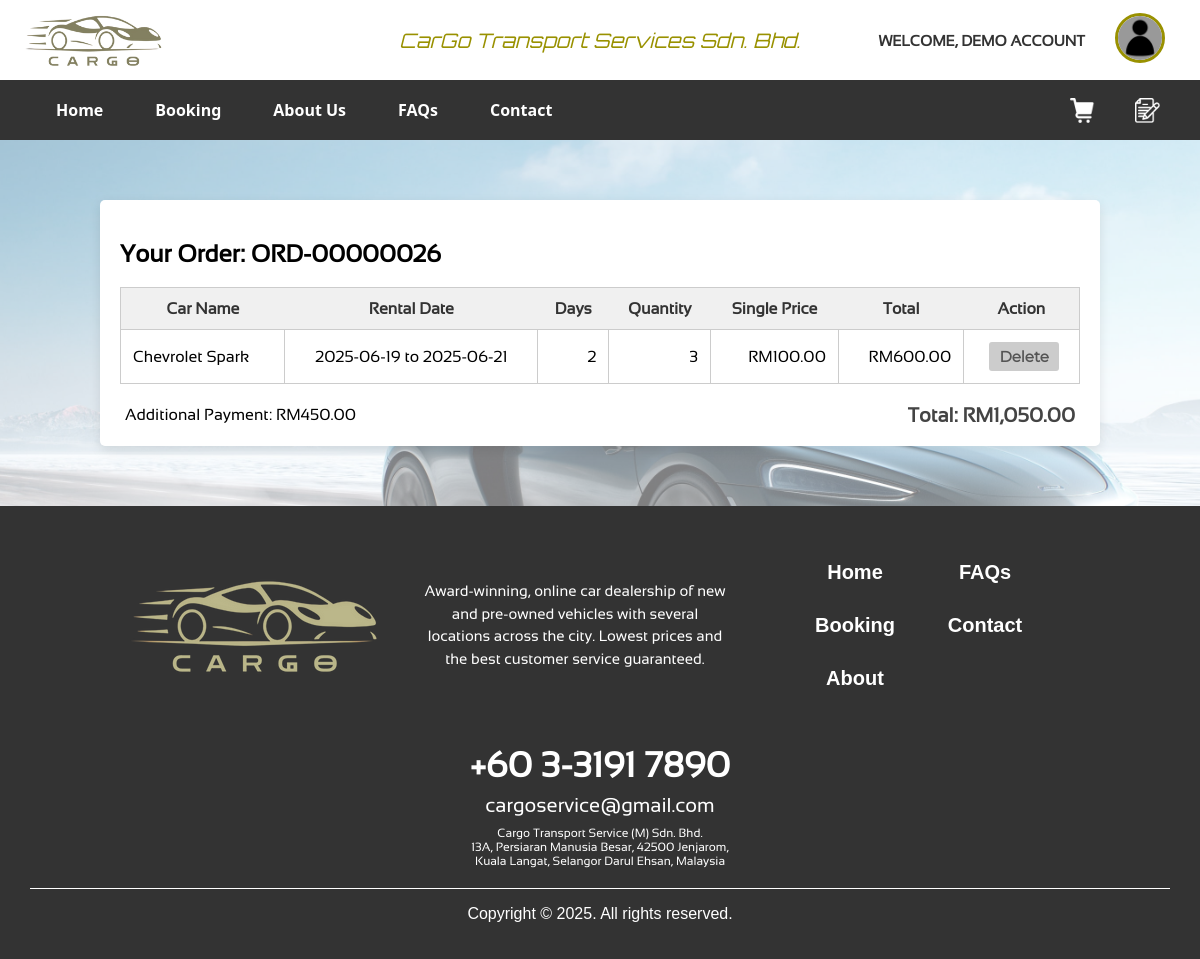
The app's page /order_item.php?order_id=26 (signed in) with its own data.
### tables this page shows
CREATE TABLE `order_items` (
  `order_item_id` int(11) NOT NULL AUTO_INCREMENT,
  `order_id` int(11) NOT NULL,
  `car_id` int(11) NOT NULL,
  `car_name` varchar(100) NOT NULL,
  `single_price` decimal(10,2) DEFAULT NULL,
  `quantity` int(11) DEFAULT NULL,
  `begin_date` date DEFAULT NULL,
  `end_date` date DEFAULT NULL,
  `rental_days` int(11) DEFAULT NULL,
  `final_price` decimal(10,2) DEFAULT NULL,
  PRIMARY KEY (`order_item_id`),
  KEY `order_id` (`order_id`),
  CONSTRAINT `order_items_ibfk_1` FOREIGN KEY (`order_id`) REFERENCES `orders` (`order_id`) ON DELETE CASCADE
);

CREATE TABLE `orders` (
  `order_id` int(11) NOT NULL AUTO_INCREMENT,
  `user_id` int(11) NOT NULL,
  `username` varchar(100) DEFAULT NULL,
  `full_name` varchar(150) DEFAULT NULL,
  `email` varchar(100) DEFAULT NULL,
  `phone_number` varchar(20) DEFAULT NULL,
  `payment_method` enum('card','bank','cash') NOT NULL,
  `card_number` varchar(30) DEFAULT NULL,
  `cardholder_name` varchar(100) DEFAULT NULL,
  `bank_name` varchar(100) DEFAULT NULL,
  `bank_account` varchar(100) DEFAULT NULL,
  `created_at` timestamp NOT NULL DEFAULT current_timestamp(),
  `addition_payment` decimal(10,2) NOT NULL DEFAULT 0.00,
  `total_price` decimal(10,2) NOT NULL DEFAULT 0.00,
  PRIMARY KEY (`order_id`)
);

### order_item.php (the view, shortened to what this page needs)
<?php
    require_once "include/connection.php";
    $order_id = isset($_GET['order_id']) ? intval($_GET['order_id']) : 0;
    $sql = "SELECT * FROM order_items WHERE order_id = ?";
    $stmt = $conn->prepare($sql);
    $stmt->bind_param("i", $order_id);
    $stmt->execute();
    $result = $stmt->get_result();
    $order_items = $result->fetch_all(MYSQLI_ASSOC);
    $stmt = $conn->prepare("SELECT addition_payment, total_price FROM orders WHERE order_id = ?");
    $stmt->bind_param("i", $order_id);
    $stmt->execute();
    $stmt->bind_result($addition_payment, $total_price);
    $current_date = date("Y-m-d");
?>
<!DOCTYPE html>
<html lang="en">
<head>
    <link rel="stylesheet" href="styles/font.css">
    <link rel="stylesheet" href="styles/main.css">
    <link rel="stylesheet" href="styles/order_item.css">
    <link rel="stylesheet" href="styles/notification.css">
</head>
<body>
    <?php include ("include/header.php")?>
    <div class="main-content">
        <div class="cart-container">
            <?php
                $formatted_order_id = 'ORD-' . str_pad($order_id, 8, '0', STR_PAD_LEFT);
            ?>
            <h2>Your Order: <?= htmlspecialchars($formatted_order_id) ?></h2>
            <?php if (count($order_items) > 0): ?>
            <table class="cart-table">
                <thead>
                    <tr>
                        <th>Car Name</th>
                        <th>Rental Date</th>
                        <th>Days</th>
                        <th>Quantity</th>
                        <th>Single Price</th>
                        <th>Total</th>
                        <th>Action</th>
                    </tr>
                </thead>
                <tbody>
                    <?php
                    foreach ($order_items as $item):
                        $total = $item['final_price'];
                        $begin_date = $item['begin_date'];
                        $isCancelable = strtotime($current_date) < strtotime($begin_date);
                    ?>
                        <tr>
                            <td id="str"> <?= htmlspecialchars($item['car_name']) ?> </td>
                            <td id="dateOrBtn"> <?= htmlspecialchars($item['begin_date']) ?> to <?= htmlspecialchars($item['end_date'])?></td>
                            <td> <?= htmlspecialchars($item['rental_days']) ?> </td>
                            <td> <?= htmlspecialchars($item['quantity']) ?> </td>
                            <td> RM<?= number_format($item['single_price'], 2) ?> </td>
                            <td> RM<?= number_format($total, 2) ?> </td>
                            <td id="dateOrBtn">
                                <?php if ($isCancelable): ?>
                                    <button id="deleteBtn" onclick="showDeleteModal(<?= $item['order_item_id'] ?>, '<?= $begin_date ?>')">Delete</button>
                                <?php else: ?>
                                    <button id="deleteBtn" disabled>Delete</button>
                                <?php endif; ?>
                            </td>
                        </tr>
                    <?php endforeach; ?>
                </tbody>
            </table>
            <?php endif; ?>
            <div class="cart-footer">
                <div class="addition-payment">Additional Payment: RM<?= number_format($addition_payment, 2) ?></div>
                <div class="total-price"><strong>Total: RM<?= number_format($total_price, 2) ?></strong></div>
            </div>
        </div>
    </div>
    <?php include ("include/footer.php")?>
</body>
</html>

### styles/main.css (style rules this page uses)
*, *::before, *::after { box-sizing: border-box; }
html, body { width: 100%; overflow-x: hidden; margin: 0; padding: 0; background-color: #f9f9f9; }

### styles/order_item.css (style rules this page uses)
body { background-image: url('../images/CartBG.jpg'); background-size: cover; background-position: center; background-repeat: no-repeat; background-attachment: fixed; }
.main-content { background-color: rgba(255, 255, 255, 0.5); padding: 20px; }
.cart-container { width: 90%; max-width: 1000px; margin: 40px auto; background: #fff; padding: 20px; border-radius: 5px; box-shadow: 0 4px 12px rgba(0, 0, 0, 0.1); font-family: 'Sansation', sans-serif; }
#deleteBtn { font-family: Montserrat; font-size: 15px; font-weight: bold; border: none; border-radius: 3px; padding: 5px 10px; margin-left: 5px; color: white; cursor: pointer; transition: background-color 0.3s ease, color 0.3s ease, transform 0.3s ease, font-weight 0.3s ease; background-color: maroon; }
#deleteBtn:disabled { color: #555; background-color: #ccc; cursor: not-allowed; transition: none; }
.cart-table { width: 100%; border-collapse: collapse; margin-bottom: 20px; border-left: 1px solid #ccc; border-right: 1px solid #ccc; border-top: 1px solid #ccc; }
th, td { padding: 12px; border-bottom: 1px solid #ccc; }
th { background-color: #f0f0f0; text-align: center; color: #333; }
td { border-left: 1px solid #ccc; border-right: 1px solid #ccc; text-align: right; }
#dateOrBtn { text-align: center; }
#str { text-align: left; }
.cart-footer { display: flex; justify-content: space-between; align-items: center; margin-top: 10px; padding: 0 5px; }
.total-price { font-size: 20px; font-weight: bold; color: #444; }

### records on screen
order_items: car_name "Chevrolet Spark", begin_date "2025-06-19", end_date "2025-06-21", rental_days "2", quantity "3", single_price "100.00", final_price "600.00", shows "Delete"
orders: addition_payment "450.00", total_price "1,050.00"

### other values on screen
$fullName "DEMO ACCOUNT"
$formatted_order_id "ORD-00000026"
